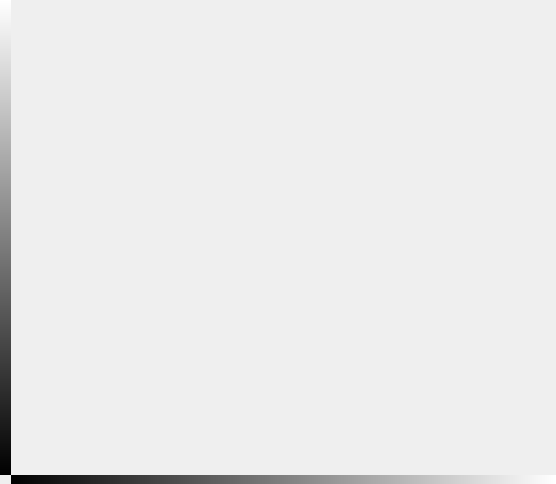
<?xml version="1.0" encoding="UTF-8"?>
<ui version="4.0">
 <class>Widget</class>
 <widget class="QWidget" name="Widget">
  <property name="geometry">
   <rect>
    <x>0</x>
    <y>0</y>
    <width>556</width>
    <height>484</height>
   </rect>
  </property>
  <property name="windowTitle">
   <string>Widget</string>
  </property>
  <layout class="QGridLayout" name="gridLayout" rowstretch="50,1" columnstretch="1,50">
   <property name="leftMargin">
    <number>0</number>
   </property>
   <property name="topMargin">
    <number>0</number>
   </property>
   <property name="rightMargin">
    <number>0</number>
   </property>
   <property name="bottomMargin">
    <number>0</number>
   </property>
   <property name="spacing">
    <number>0</number>
   </property>
   <item row="0" column="0">
    <widget class="QWidget" name="widget" native="true">
     <property name="sizePolicy">
      <sizepolicy hsizetype="Preferred" vsizetype="Preferred">
       <horstretch>0</horstretch>
       <verstretch>0</verstretch>
      </sizepolicy>
     </property>
     <property name="minimumSize">
      <size>
       <width>0</width>
       <height>0</height>
      </size>
     </property>
     <property name="mouseTracking">
      <bool>true</bool>
     </property>
     <property name="focusPolicy">
      <enum>Qt::WheelFocus</enum>
     </property>
     <property name="styleSheet">
      <string notr="true">QWidget{background-color:qlineargradient(spread:pad, x1:0, y1:1, x2:0, y2:0, stop:0 rgba(0, 0, 0, 255), stop:1 rgba(255, 255, 255, 255))}</string>
     </property>
    </widget>
   </item>
   <item row="0" column="1">
    <widget class="QWidget" name="table" native="true">
     <property name="minimumSize">
      <size>
       <width>0</width>
       <height>20</height>
      </size>
     </property>
     <property name="mouseTracking">
      <bool>true</bool>
     </property>
     <property name="focusPolicy">
      <enum>Qt::NoFocus</enum>
     </property>
    </widget>
   </item>
   <item row="1" column="1">
    <widget class="QWidget" name="widget_2" native="true">
     <property name="minimumSize">
      <size>
       <width>0</width>
       <height>0</height>
      </size>
     </property>
     <property name="styleSheet">
      <string notr="true">QWidget{background-color:qlineargradient(spread:pad, x1:0, y1:0, x2:1, y2:0, stop:0 rgba(0, 0, 0, 255), stop:1 rgba(255, 255, 255, 255))}</string>
     </property>
    </widget>
   </item>
  </layout>
 </widget>
 <layoutdefault spacing="6" margin="11"/>
 <resources/>
 <connections/>
</ui>
